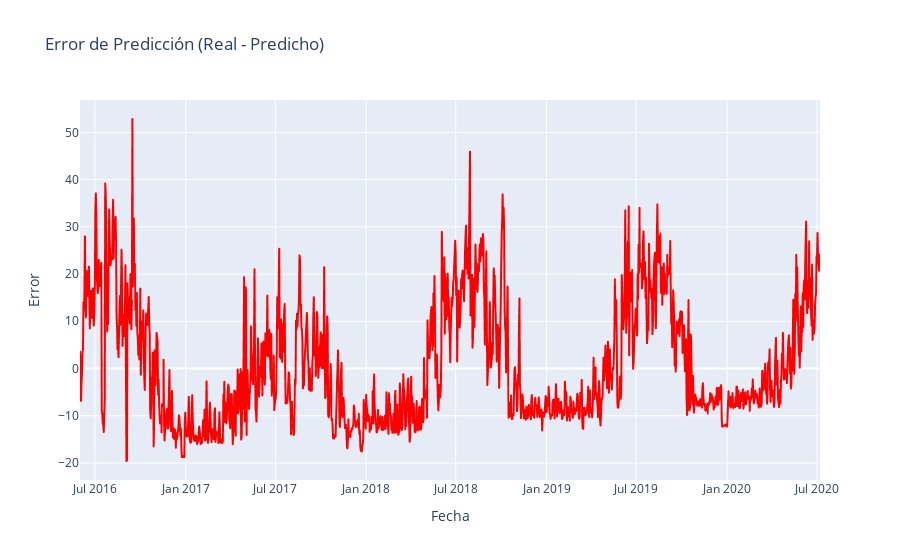

This figure's notebook cell:
### Code cell
# 3. Graficar error
error = y_all - y_pred_all
fig_error = px.line(x=df['date'], y=error, title='Error de Predicción (Real - Predicho)', labels={'x': 'Fecha', 'y': 'Error'})
fig_error.update_traces(line=dict(color='red'))
fig_error.show()

### Figure 1 — Plotly figure (JSON) as saved in the notebook; plotly's stock layout.template omitted (floating-point values rounded to 4 significant figures; data arrays with more than 128 entries replaced by an {"elided": "..."} marker saying what was removed)
{"data": [{"hovertemplate": "Fecha=%{x}<br>Error=%{y}<extra></extra>", "legendgroup": "", "line": {"color": "red", "dash": "solid"}, "marker": {"symbol": "circle"}, "mode": "lines", "name": "", "showlegend": false, "type": "scattergl", "x": {"elided": "1498 str values"}, "xaxis": "x", "y": {"elided": "1498 float values"}, "yaxis": "y"}], "layout": {"legend": {"tracegroupgap": 0}, "title": {"text": "Error de Predicción (Real - Predicho)"}, "xaxis": {"anchor": "y", "domain": [0, 1], "title": {"text": "Fecha"}}, "yaxis": {"anchor": "x", "domain": [0, 1], "title": {"text": "Error"}}}}
